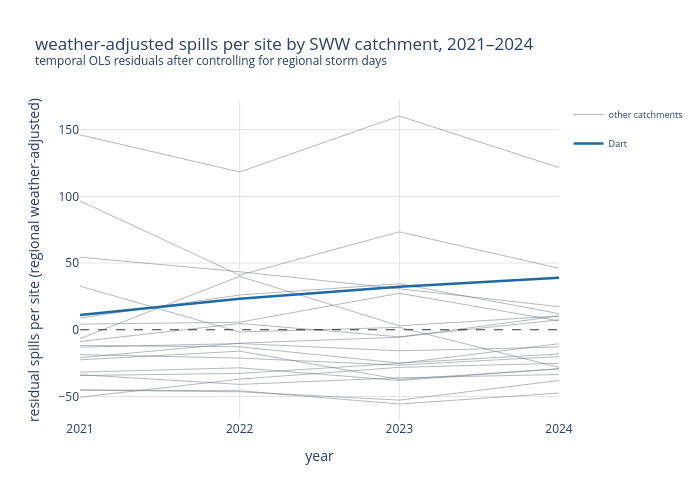

Source (notebook cell):
### Code cell
# interactive plotly version of the section 5c regional residuals chart - replicates the matplotlib version above with hover tooltips and legend toggle per catchment
fig = go.Figure()

for catchment, group in sww_rivers.groupby('catchment_name'):
    data = group.sort_values('year')
    if catchment == 'Dart':
        continue  # dart plotted last so it renders on top of all grey lines
    fig.add_trace(go.Scatter(
        x=data['year'], # year on x axis
        y=data['temporal_residual'], # regional weather adjusted residual on y axis
        mode='lines', # lines only - no markers
        name='other catchments', # all grey lines share one legend entry
        legendgroup='others', # groups all grey lines so one legend click toggles all of them together
        showlegend=(catchment == sww_rivers['catchment_name'].unique()[0]), # only first grey trace shows in legend - avoids 19 duplicates
        line=dict(color=COLOUR_NATIONAL, width=1), # grey colour matched to matplotlib version
        opacity=0.5, # matched to matplotlib alpha
        customdata=[[catchment]] * len(data), # passes catchment name into hover via customdata
        hovertemplate='<b>%{customdata[0]}</b><br>year: %{x}<br>residual: %{y:.2f}<extra></extra>',)) # hover shows catchment name, year, and residual value

dart_data = sww_rivers[sww_rivers['catchment_name'] == 'Dart'].sort_values('year')

fig.add_trace(go.Scatter(
    x=dart_data['year'], # year on x axis
    y=dart_data['temporal_residual'], # regional weather adjusted residual on y axis
    mode='lines', # lines only - no markers
    name='Dart', # separate legend entry for dart
    legendgroup='Dart', # dart in its own legend group
    line=dict(color=COLOUR_DART, width=2.5), # blue colour and heavier line weight matched to matplotlib version
    hovertemplate='<b>Dart</b><br>year: %{x}<br>residual: %{y:.2f}<extra></extra>',)) # hover shows dart name, year, and residual value

fig.add_hline(y=0, line_dash='dash', line_color='black', line_width=0.8) # reference line at zero - above means more spills than regional weather predicts, below means fewer

fig.update_layout(
    title='weather-adjusted spills per site by SWW catchment, 2021–2024<br><sup>temporal OLS residuals after controlling for regional storm days</sup>', # matches matplotlib title
    xaxis_title='year', # matches matplotlib x axis label
    yaxis_title='residual spills per site (regional weather-adjusted)', # matches matplotlib y axis label
    height=500, # height in pixels
    plot_bgcolor='white', # white plot background to match seaborn whitegrid style
    paper_bgcolor='white', # white paper background
    width=700, # constrains chart width to match matplotlib figure width
    legend=dict(font=dict(size=9)),) # legend font size matched to matplotlib version

fig.update_xaxes(showgrid=True, gridcolor='#e5e5e5', tickvals=[2021, 2022, 2023, 2024]) # integer year ticks only - matches matplotlib set_xticks
fig.update_yaxes(showgrid=True, gridcolor='#e5e5e5') # light grey grid lines on y axis

print('The chart below is interactive - hover over any line to see exact values, or click a legend entry to show or hide individual series.') # signpost printed directly above the chart output
fig.show()

### Figure 1 — Plotly figure (JSON) as saved in the notebook; plotly's stock layout.template omitted (floating-point values rounded to 4 significant figures)
{"data": [{"customdata": [["Allen"], ["Allen"], ["Allen"], ["Allen"]], "hovertemplate": "<b>%{customdata[0]}</b><br>year: %{x}<br>residual: %{y:.2f}<extra></extra>", "legendgroup": "others", "line": {"color": "#6c757d", "width": 1}, "mode": "lines", "name": "other catchments", "opacity": 0.5, "showlegend": true, "type": "scatter", "x": [2021, 2022, 2023, 2024], "y": [96.57, 40.96, 73.38, 46.06]}, {"customdata": [["Exe (Barle to Culm)"], ["Exe (Barle to Culm)"], ["Exe (Barle to Culm)"], ["Exe (Barle to Culm)"]], "hovertemplate": "<b>%{customdata[0]}</b><br>year: %{x}<br>residual: %{y:.2f}<extra></extra>", "legendgroup": "others", "line": {"color": "#6c757d", "width": 1}, "mode": "lines", "name": "other catchments", "opacity": 0.5, "showlegend": false, "type": "scatter", "x": [2021, 2022, 2023, 2024], "y": [-45.27, -46.48, -52.75, -38.02]}, {"customdata": [["Harbourne River"], ["Harbourne River"], ["Harbourne River"], ["Harbourne River"]], "hovertemplate": "<b>%{customdata[0]}</b><br>year: %{x}<br>residual: %{y:.2f}<extra></extra>", "legendgroup": "others", "line": {"color": "#6c757d", "width": 1}, "mode": "lines", "name": "other catchments", "opacity": 0.5, "showlegend": false, "type": "scatter", "x": [2021, 2022, 2023, 2024], "y": [146.1, 118.3, 160.2, 121.6]}, {"customdata": [["Lower Axe"], ["Lower Axe"], ["Lower Axe"], ["Lower Axe"]], "hovertemplate": "<b>%{customdata[0]}</b><br>year: %{x}<br>residual: %{y:.2f}<extra></extra>", "legendgroup": "others", "line": {"color": "#6c757d", "width": 1}, "mode": "lines", "name": "other catchments", "opacity": 0.5, "showlegend": false, "type": "scatter", "x": [2021, 2022, 2023, 2024], "y": [-13.05, -10.33, -15.79, -12.94]}, {"customdata": [["Lower Culm"], ["Lower Culm"], ["Lower Culm"], ["Lower Culm"]], "hovertemplate": "<b>%{customdata[0]}</b><br>year: %{x}<br>residual: %{y:.2f}<extra></extra>", "legendgroup": "others", "line": {"color": "#6c757d", "width": 1}, "mode": "lines", "name": "other catchments", "opacity": 0.5, "showlegend": false, "type": "scatter", "x": [2021, 2022, 2023, 2024], "y": [-33.68, -40.96, -36.04, -33.53]}, {"customdata": [["Lower River Inny"], ["Lower River Inny"], ["Lower River Inny"], ["Lower River Inny"]], "hovertemplate": "<b>%{customdata[0]}</b><br>year: %{x}<br>residual: %{y:.2f}<extra></extra>", "legendgroup": "others", "line": {"color": "#6c757d", "width": 1}, "mode": "lines", "name": "other catchments", "opacity": 0.5, "showlegend": false, "type": "scatter", "x": [2021, 2022, 2023, 2024], "y": [54.37, 43.49, 30.71, 17.26]}, {"customdata": [["Lower River Lynher"], ["Lower River Lynher"], ["Lower River Lynher"], ["Lower River Lynher"]], "hovertemplate": "<b>%{customdata[0]}</b><br>year: %{x}<br>residual: %{y:.2f}<extra></extra>", "legendgroup": "others", "line": {"color": "#6c757d", "width": 1}, "mode": "lines", "name": "other catchments", "opacity": 0.5, "showlegend": false, "type": "scatter", "x": [2021, 2022, 2023, 2024], "y": [32.69, -1.706, 1.82, -28.16]}, {"customdata": [["Lower River Otter"], ["Lower River Otter"], ["Lower River Otter"], ["Lower River Otter"]], "hovertemplate": "<b>%{customdata[0]}</b><br>year: %{x}<br>residual: %{y:.2f}<extra></extra>", "legendgroup": "others", "line": {"color": "#6c757d", "width": 1}, "mode": "lines", "name": "other catchments", "opacity": 0.5, "showlegend": false, "type": "scatter", "x": [2021, 2022, 2023, 2024], "y": [-45.07, -45.71, -55.64, -47.41]}, {"customdata": [["Lower River Tamar"], ["Lower River Tamar"], ["Lower River Tamar"], ["Lower River Tamar"]], "hovertemplate": "<b>%{customdata[0]}</b><br>year: %{x}<br>residual: %{y:.2f}<extra></extra>", "legendgroup": "others", "line": {"color": "#6c757d", "width": 1}, "mode": "lines", "name": "other catchments", "opacity": 0.5, "showlegend": false, "type": "scatter", "x": [2021, 2022, 2023, 2024], "y": [-11.73, -12.81, -24.99, -18.14]}, {"customdata": [["Lower River Tavy"], ["Lower River Tavy"], ["Lower River Tavy"], ["Lower River Tavy"]], "hovertemplate": "<b>%{customdata[0]}</b><br>year: %{x}<br>residual: %{y:.2f}<extra></extra>", "legendgroup": "others", "line": {"color": "#6c757d", "width": 1}, "mode": "lines", "name": "other catchments", "opacity": 0.5, "showlegend": false, "type": "scatter", "x": [2021, 2022, 2023, 2024], "y": [-31.79, -28.52, -38.02, -29.22]}, {"customdata": [["Meavy"], ["Meavy"], ["Meavy"], ["Meavy"]], "hovertemplate": "<b>%{customdata[0]}</b><br>year: %{x}<br>residual: %{y:.2f}<extra></extra>", "legendgroup": "others", "line": {"color": "#6c757d", "width": 1}, "mode": "lines", "name": "other catchments", "opacity": 0.5, "showlegend": false, "type": "scatter", "x": [2021, 2022, 2023, 2024], "y": [-20.93, -10.04, -5.624, 10.39]}, {"customdata": [["Seaton"], ["Seaton"], ["Seaton"], ["Seaton"]], "hovertemplate": "<b>%{customdata[0]}</b><br>year: %{x}<br>residual: %{y:.2f}<extra></extra>", "legendgroup": "others", "line": {"color": "#6c757d", "width": 1}, "mode": "lines", "name": "other catchments", "opacity": 0.5, "showlegend": false, "type": "scatter", "x": [2021, 2022, 2023, 2024], "y": [-50.53, -37.01, -28.19, -25.14]}, {"customdata": [["Spratford Stream"], ["Spratford Stream"], ["Spratford Stream"], ["Spratford Stream"]], "hovertemplate": "<b>%{customdata[0]}</b><br>year: %{x}<br>residual: %{y:.2f}<extra></extra>", "legendgroup": "others", "line": {"color": "#6c757d", "width": 1}, "mode": "lines", "name": "other catchments", "opacity": 0.5, "showlegend": false, "type": "scatter", "x": [2021, 2022, 2023, 2024], "y": [-18.65, -21.26, -26.51, -20.05]}, {"customdata": [["Tale"], ["Tale"], ["Tale"], ["Tale"]], "hovertemplate": "<b>%{customdata[0]}</b><br>year: %{x}<br>residual: %{y:.2f}<extra></extra>", "legendgroup": "others", "line": {"color": "#6c757d", "width": 1}, "mode": "lines", "name": "other catchments", "opacity": 0.5, "showlegend": false, "type": "scatter", "x": [2021, 2022, 2023, 2024], "y": [-6.675, 40.04, 2.959, 10.31]}, {"customdata": [["Teign (Lower)"], ["Teign (Lower)"], ["Teign (Lower)"], ["Teign (Lower)"]], "hovertemplate": "<b>%{customdata[0]}</b><br>year: %{x}<br>residual: %{y:.2f}<extra></extra>", "legendgroup": "others", "line": {"color": "#6c757d", "width": 1}, "mode": "lines", "name": "other catchments", "opacity": 0.5, "showlegend": false, "type": "scatter", "x": [2021, 2022, 2023, 2024], "y": [4.2, 5.669, 27.33, 6.682]}, {"customdata": [["Torridge (Combe Lake to Lew)"], ["Torridge (Combe Lake to Lew)"], ["Torridge (Combe Lake to Lew)"], ["Torridge (Combe Lake to Lew)"]], "hovertemplate": "<b>%{customdata[0]}</b><br>year: %{x}<br>residual: %{y:.2f}<extra></extra>", "legendgroup": "others", "line": {"color": "#6c757d", "width": 1}, "mode": "lines", "name": "other catchments", "opacity": 0.5, "showlegend": false, "type": "scatter", "x": [2021, 2022, 2023, 2024], "y": [8.825, 26.04, 34.46, 12.06]}, {"customdata": [["Torridge (Lew to Estuary)"], ["Torridge (Lew to Estuary)"], ["Torridge (Lew to Estuary)"], ["Torridge (Lew to Estuary)"]], "hovertemplate": "<b>%{customdata[0]}</b><br>year: %{x}<br>residual: %{y:.2f}<extra></extra>", "legendgroup": "others", "line": {"color": "#6c757d", "width": 1}, "mode": "lines", "name": "other catchments", "opacity": 0.5, "showlegend": false, "type": "scatter", "x": [2021, 2022, 2023, 2024], "y": [-22.54, -16.04, -37.18, -29.28]}, {"customdata": [["Walkham"], ["Walkham"], ["Walkham"], ["Walkham"]], "hovertemplate": "<b>%{customdata[0]}</b><br>year: %{x}<br>residual: %{y:.2f}<extra></extra>", "legendgroup": "others", "line": {"color": "#6c757d", "width": 1}, "mode": "lines", "name": "other catchments", "opacity": 0.5, "showlegend": false, "type": "scatter", "x": [2021, 2022, 2023, 2024], "y": [-8.825, 4.694, -5.291, 7.457]}, {"customdata": [["Wray Brook"], ["Wray Brook"], ["Wray Brook"], ["Wray Brook"]], "hovertemplate": "<b>%{customdata[0]}</b><br>year: %{x}<br>residual: %{y:.2f}<extra></extra>", "legendgroup": "others", "line": {"color": "#6c757d", "width": 1}, "mode": "lines", "name": "other catchments", "opacity": 0.5, "showlegend": false, "type": "scatter", "x": [2021, 2022, 2023, 2024], "y": [-34.31, -32.71, -25.18, -10.5]}, {"hovertemplate": "<b>Dart</b><br>year: %{x}<br>residual: %{y:.2f}<extra></extra>", "legendgroup": "Dart", "line": {"color": "#1f6aa5", "width": 2.5}, "mode": "lines", "name": "Dart", "type": "scatter", "x": [2021, 2022, 2023, 2024], "y": [10.97, 23.29, 32.31, 39.06]}], "layout": {"height": 500, "legend": {"font": {"size": 9}}, "paper_bgcolor": "white", "plot_bgcolor": "white", "shapes": [{"line": {"color": "black", "dash": "dash", "width": 0.8}, "type": "line", "x0": 0, "x1": 1, "xref": "x domain", "y0": 0, "y1": 0, "yref": "y"}], "title": {"text": "weather-adjusted spills per site by SWW catchment, 2021–2024<br><sup>temporal OLS residuals after controlling for regional storm days</sup>"}, "width": 700, "xaxis": {"autorange": true, "gridcolor": "#e5e5e5", "range": [2021, 2024], "showgrid": true, "tickvals": [2021, 2022, 2023, 2024], "title": {"text": "year"}, "type": "linear"}, "yaxis": {"autorange": true, "gridcolor": "#e5e5e5", "range": [-67.64, 172.2], "showgrid": true, "title": {"text": "residual spills per site (regional weather-adjusted)"}, "type": "linear"}}}
